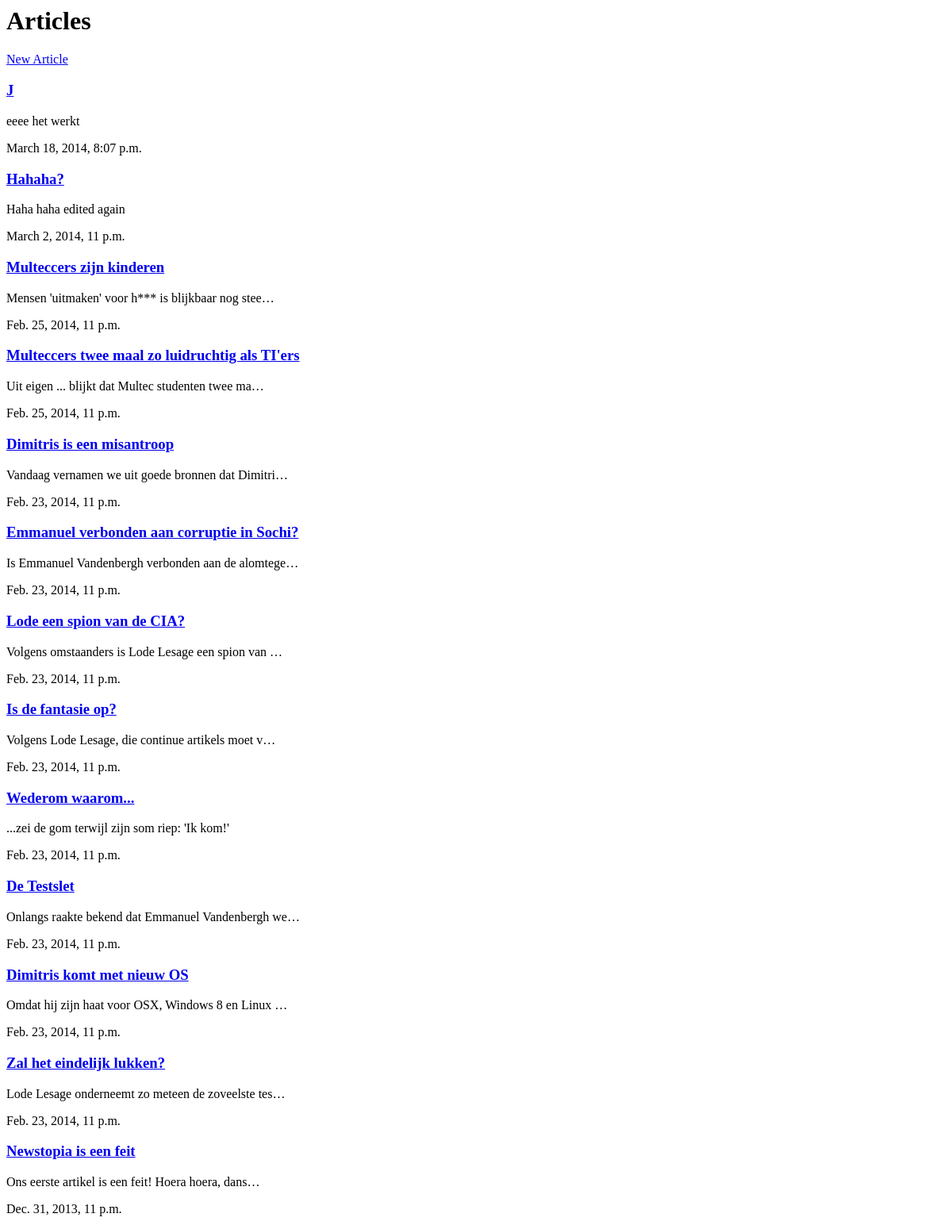
The app's page /articles/, older data.
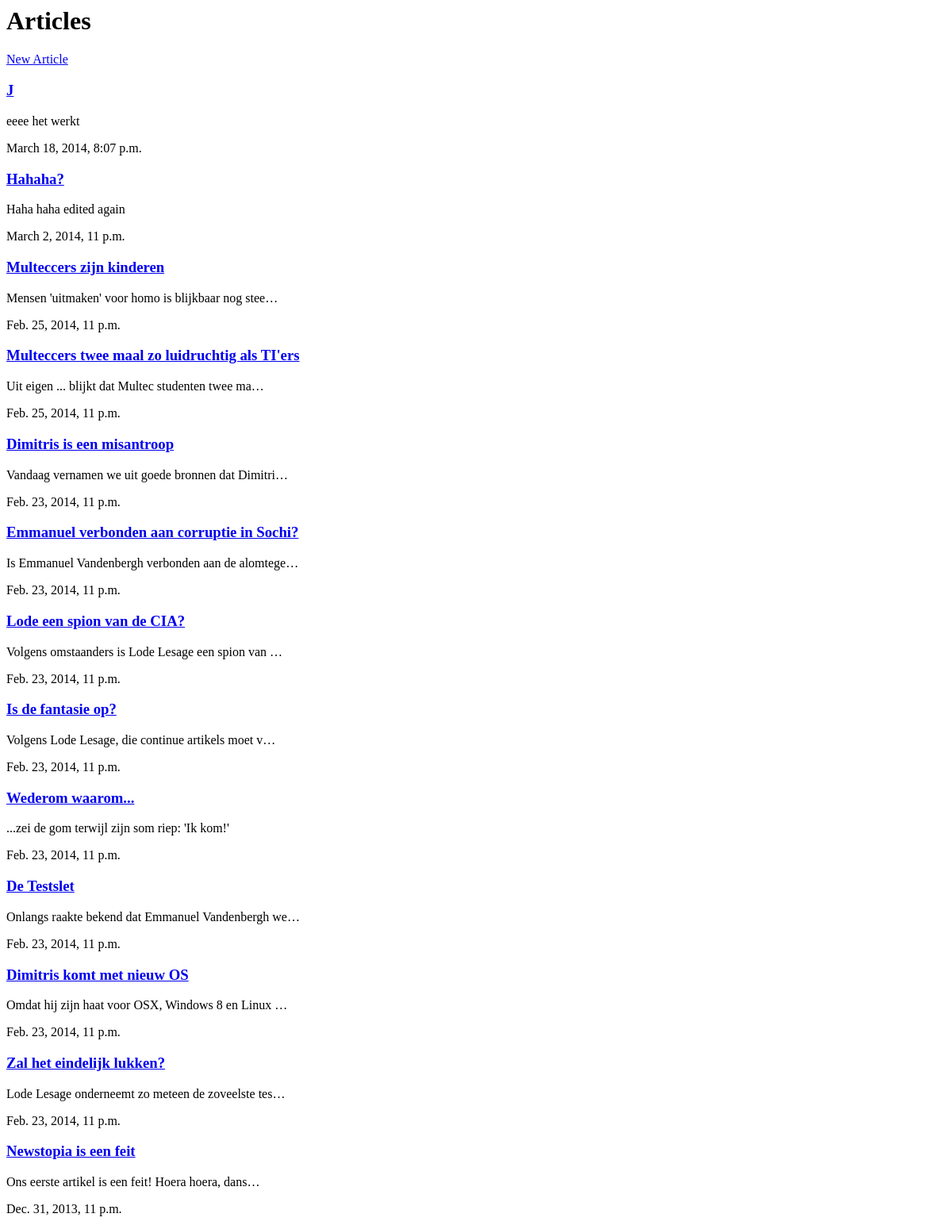
The same page, newer data.
### articles/models.py (models this page shows, shortened)
class Article(models.Model):
    def was_published_recently(self):
        return self.pub_date >= timezone.now() - datetime.timedelta(days=1)
    was_published_recently.admin_order_field = 'pub_date'
    was_published_recently.boolean = True
    was_published_recently.short_description = 'Published recently?'
    title = models.CharField(max_length=200)
    pub_date = models.DateTimeField('date published')
    body = models.CharField(max_length=9999)

### articles/views.py (the view)
def index(request):
    articles = Article.objects.all().order_by('-pub_date')
    return render(request, 'articles/index.html', {'articles': articles})

### articles/templates/articles/index.html
<h1>Articles</h1>
        <a href="{% url 'articles:create' %}">New Article</a>
{% for article in articles %}
        <p>
            <h3><a href="{% url 'articles:detail' article.pk %}">{{ article.title }}</a></h3>
            <p>{{ article.body|truncatechars:50 }}</p>{{article.pub_date}}
        </p>
{% endfor %}

Row changes from the older to the newer data that the page shows:
changed Article "Multeccers zijn kinderen": body "Mensen 'uitmaken' voor h*** is blijkbaar nog stee…" → "Mensen 'uitmaken' voor homo is blijkbaar nog stee…"
